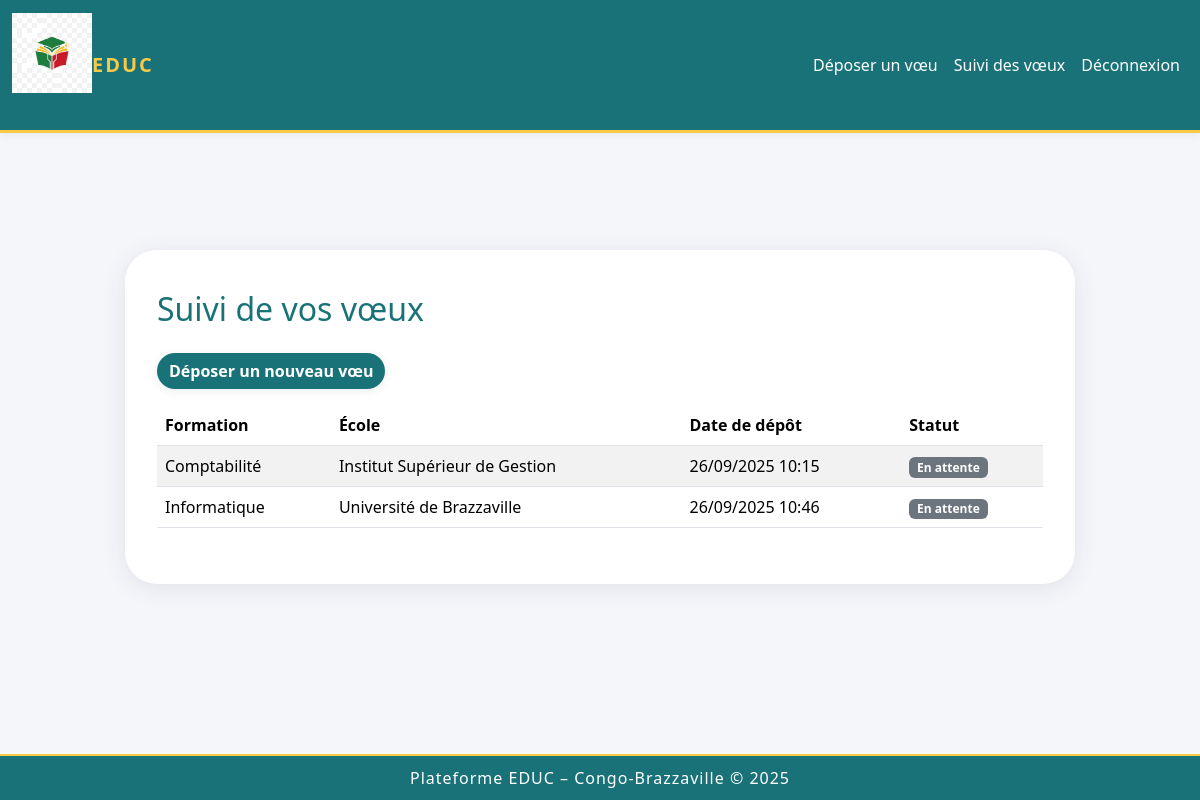
Screenshot of /voeux/suivi/ (signed in) with the database file from the repository.
### voeux/models.py (models this page shows, shortened)
class Voeu(models.Model):
    STATUT_CHOICES = [
        ('En attente', 'En attente'),
        ('Accepté', 'Accepté'),
        ('Refusé', 'Refusé'),
    ]
    user = models.ForeignKey(User, on_delete=models.CASCADE)
    formation = models.ForeignKey(Formation, on_delete=models.CASCADE)
    date_depot = models.DateTimeField(auto_now_add=True)
    statut = models.CharField(max_length=50, choices=STATUT_CHOICES, default='En attente')
    class Meta:
        unique_together = ('user', 'formation')

class Formation(models.Model):
    nom = models.CharField(max_length=100)
    ecole = models.ForeignKey(Ecole, on_delete=models.CASCADE)

class Ecole(models.Model):
    nom = models.CharField(max_length=100)

### voeux/views.py (the view)
# urls.py: path('suivi/', views.suivi_voeux, name='suivi_voeux'),
@login_required
def suivi_voeux(request):
    voeux = Voeu.objects.filter(user=request.user)
    return render(request, 'voeux/suivi_voeux.html', {'voeux': voeux})

### templates/voeux/suivi_voeux.html
{% extends 'base.html' %}
{% block content %}
<div class="row justify-content-center align-items-center" style="min-height: 65vh;">
    <div class="col-md-10 educ-card">
        <h2 class="mb-4" style="color: #197278;">Suivi de vos vœux</h2>
        <a href="{% url 'voeux:depot_voeux' %}" class="btn btn-educ mb-3">Déposer un nouveau vœu</a>
        {% if voeux %}
        <div class="table-responsive">
            <table class="table table-striped align-middle rounded">
                <thead style="background: #f7c948;">
                    <tr>
                        <th>Formation</th>
                        <th>École</th>
                        <th>Date de dépôt</th>
                        <th>Statut</th>
                    </tr>
                </thead>
                <tbody>
                    {% for v in voeux %}
                    <tr>
                        <td>{{ v.formation.nom }}</td>
                        <td>{{ v.formation.ecole.nom }}</td>
                        <td>{{ v.date_depot|date:"d/m/Y H:i" }}</td>
                        <td>
                          {% if v.statut == "Accepté" %}
                            <span class="badge bg-success">{{ v.statut }}</span>
                          {% elif v.statut == "Refusé" %}
                            <span class="badge bg-danger">{{ v.statut }}</span>
                          {% else %}
                            <span class="badge bg-secondary">{{ v.statut }}</span>
                          {% endif %}
                        </td>
                    </tr>
                    {% endfor %}
                </tbody>
            </table>
        </div>
        {% else %}
        <p class="mt-4 text-secondary">Vous n’avez pas encore déposé de vœux.</p>
        {% endif %}
    </div>
</div>
{% endblock %}

### templates/base.html (style rules this page uses)
html, body { height: 100%; }
body { background: #f5f6fa; min-height: 100vh; display: flex; flex-direction: column; }
.btn-educ { background: #197278; color: #fff; border: none; font-weight: bold; border-radius: 2rem; box-shadow: 0 2px 8px rgba(44,62,80,0.10); transition: background 0.2s; }
.educ-card { background: #fff; border-radius: 2rem; box-shadow: 0 4px 24px rgba(44,62,80,0.10); padding: 2.5rem 2rem; }

### rows the page displays
Voeu: formation.nom "Comptabilité", formation.ecole.nom "Institut Supérieur de Gestion", date_depot "26/09/2025 10:15", statut "En attente"
Voeu: formation.nom "Informatique", formation.ecole.nom "Université de Brazzaville", date_depot "26/09/2025 10:46", statut "En attente"
